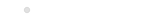
        <widget class="QGroupBox" name="groupBox_6">
         <property name="geometry">
          <rect>
           <x>430</x>
           <y>20</y>
           <width>151</width>
           <height>21</height>
          </rect>
         </property>
         <property name="styleSheet">
          <string notr="true">border:transparent;
background:transparent</string>
         </property>
         <property name="title">
          <string/>
         </property>
         <widget class="QRadioButton" name="sf_week1">
          <property name="geometry">
           <rect>
            <x>70</x>
            <y>0</y>
            <width>41</width>
            <height>21</height>
           </rect>
          </property>
          <property name="font">
           <font>
            <family>맑은 고딕</family>
            <pointsize>10</pointsize>
           </font>
          </property>
          <property name="styleSheet">
           <string notr="true">color:white</string>
          </property>
          <property name="text">
           <string>주</string>
          </property>
         </widget>
         <widget class="QRadioButton" name="sf_month1">
          <property name="geometry">
           <rect>
            <x>120</x>
            <y>0</y>
            <width>41</width>
            <height>21</height>
           </rect>
          </property>
          <property name="font">
           <font>
            <family>맑은 고딕</family>
            <pointsize>10</pointsize>
           </font>
          </property>
          <property name="styleSheet">
           <string notr="true">color:white</string>
          </property>
          <property name="text">
           <string>월</string>
          </property>
         </widget>
         <widget class="QRadioButton" name="sf_day1">
          <property name="geometry">
           <rect>
            <x>20</x>
            <y>0</y>
            <width>41</width>
            <height>21</height>
           </rect>
          </property>
          <property name="font">
           <font>
            <family>맑은 고딕</family>
            <pointsize>10</pointsize>
           </font>
          </property>
          <property name="styleSheet">
           <string notr="true">color:white</string>
          </property>
          <property name="text">
           <string>일</string>
          </property>
          <property name="checked">
           <bool>true</bool>
          </property>
         </widget>
        </widget>
